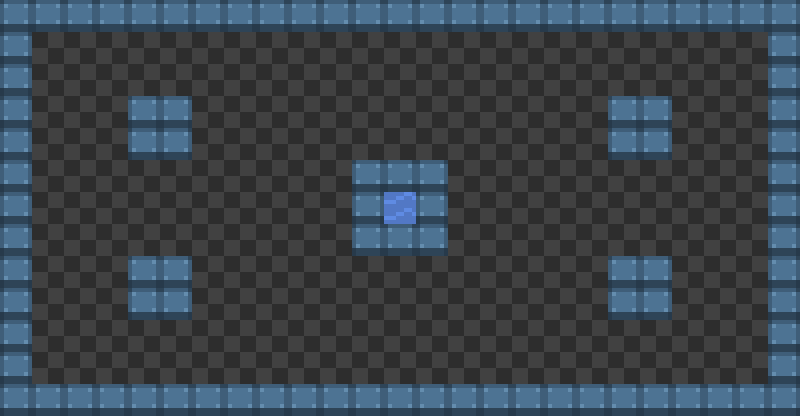

Rendered tile map (Tiled .tmx) drawn with the repository's tilesets; below, a short description and the map source with its tile grids summarised:
An orthogonal 25x13 tile map with 32x32 px tiles, 5 tile layers (collision, spawner, floor, Walls, ...), 3 tilesets.

<map version="1.0" orientation="orthogonal" width="25" height="13" tilewidth="32" tileheight="32">
 <tileset firstgid="1" name="collision" tilewidth="32" tileheight="32">
  <image source="collision.png" width="32" height="32" />
  <tile id="0">
   <properties>
    <property name="blocked" value="true" />
   </properties>
  </tile>
 </tileset>
 <tileset firstgid="2" name="hifi_map" tilewidth="32" tileheight="32">
  <image source="hifi_map.png" width="512" height="512" />
 </tileset>
 <tileset firstgid="258" name="hifi_char" tilewidth="32" tileheight="32">
  <image source="hifi_char.png" width="512" height="992" />
  <tile id="102">
   <properties>
    <property name="monster" value="blueskull" />
   </properties>
  </tile>
  <tile id="241">
   <properties>
    <property name="monster" value="wyvern" />
   </properties>
  </tile>
 </tileset>
 <layer name="collision" width="25" height="13">
  <data>[325 cells, 93 non-empty, 1 distinct tile ids]</data>
 </layer>
 <layer name="spawner" width="25" height="13">
  <data>[325 cells, 4 non-empty, 1 distinct tile ids]</data>
 </layer>
 <layer name="floor" width="25" height="13">
  <data>[325 cells, 296 non-empty, 1 distinct tile ids]</data>
 </layer>
 <layer name="Walls" width="25" height="13">
  <data>[325 cells, 97 non-empty, 2 distinct tile ids]</data>
 </layer>
 <layer name="Objects" width="25" height="13">
  <data>[325 cells, 0 non-empty, 0 distinct tile ids]</data>
 </layer>
</map>
